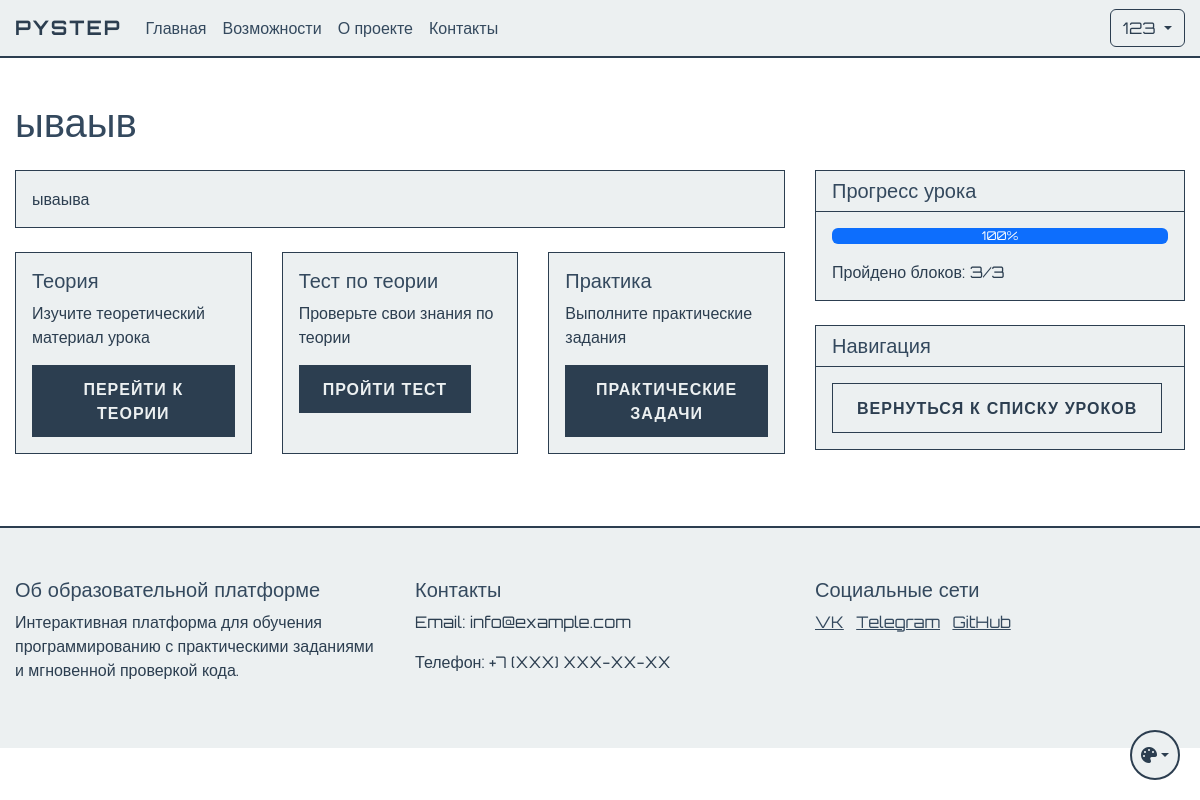
/student/lesson/1 (signed in), run on the app's committed database.
### app.py (models this page shows, shortened)
class User(UserMixin, db.Model):
    id = db.Column(db.Integer, primary_key=True)
    name = db.Column(db.String(100), nullable=False)
    username = db.Column(db.String(80), unique=True, nullable=False)
    email = db.Column(db.String(120), unique=True, nullable=False)
    password_hash = db.Column(db.String(128))
    is_admin = db.Column(db.Boolean, default=False)
    user_type = db.Column(db.String(20), default='student')  # student, teacher, admin
    created_by = db.Column(db.Integer, db.ForeignKey('user.id'), nullable=True)  # ID пользователя, создавшего этого пользователя
    created_at = db.Column(db.DateTime, default=db.func.now())
    last_login = db.Column(db.DateTime)
    is_active = db.Column(db.Boolean, default=True)
    progress = db.relationship('UserProgress', backref='user', lazy=True)
    ratings = db.relationship('UserRating', backref='user', lazy=True)
    created_users = db.relationship('User', backref=db.backref('creator', remote_side=[id]))

class Lesson(db.Model):
    id = db.Column(db.Integer, primary_key=True)
    order_number = db.Column(db.Integer, unique=True, nullable=False)
    title = db.Column(db.String(200), nullable=False)
    description = db.Column(db.Text)
    is_active = db.Column(db.Boolean, default=True)
    created_at = db.Column(db.DateTime, default=db.func.now())
    theory_content = db.Column(db.Text)
    theory_test = db.relationship('TheoryTest', backref='lesson', uselist=False)
    practice_tasks = db.relationship('PracticeTask', backref='lesson', lazy=True)
    required_lesson_id = db.Column(db.Integer, db.ForeignKey('lesson.id'), nullable=True)
    required_lesson = db.relationship('Lesson', remote_side=[id], backref='next_lessons')

### app.py (the view, shortened to what this page needs)
@app.route('/student/lesson/<int:lesson_id>')
@login_required
def view_student_lesson(lesson_id):
    lesson = Lesson.query.get_or_404(lesson_id)
    if not lesson.is_active:
        flash('Этот урок не доступен')
        return redirect(url_for('student_dashboard'))
    if lesson.order_number == 1:
        pass
    progress = UserProgress.query.filter_by(
        user_id=current_user.id,
        lesson_id=lesson_id
    ).first()
    test = TheoryTest.query.filter_by(lesson_id=lesson_id, is_active=True).first()
    test_result = None
    if test:
        test_results = TestResult.query.filter_by(
            user_id=current_user.id,
            test_id=test.id
        ).order_by(TestResult.created_at.desc()).all()
        test_result = next((result for result in test_results if result.is_passed), None)
    practice_available = test_result is not None
    total_blocks = 3  # теория, тест, практика
    completed_blocks = 0
    if progress.theory_completed:
        completed_blocks += 1
    if progress.test_completed:
        completed_blocks += 1
    if practice_available:
        mandatory_tasks = PracticeTask.query.filter_by(lesson_id=lesson_id, is_required=True).all()
        total_mandatory = len(mandatory_tasks)
        if total_mandatory > 0:
            solved_tasks = Solution.query.join(PracticeTask).filter(
                Solution.user_id == current_user.id,
                Solution.is_correct == True,
                PracticeTask.lesson_id == lesson_id,
                PracticeTask.is_required == True
            ).with_entities(Solution.task_id).all()
            solved_task_ids = [task_id for (task_id,) in solved_tasks]
            solved_mandatory = sum(1 for task in mandatory_tasks if task.id in solved_task_ids)
            if solved_mandatory == total_mandatory:
                progress.practice_completed = True
                completed_blocks += 1
            else:
                progress.practice_completed = False
        else:
            progress.practice_completed = True
            completed_blocks += 1
    if completed_blocks == total_blocks:
        progress.is_completed = True
        progress.completed_at = datetime.now()
    else:
        progress.is_completed = False
        progress.completed_at = None
    db.session.commit()
    progress_percentage = int((completed_blocks / total_blocks * 100))
    return render_template('student/lesson.html',
                         lesson=lesson,
                         progress=progress,
                         progress_percentage=progress_percentage,
                         completed_blocks=completed_blocks,
                         total_blocks=total_blocks,
                         practice_available=practice_available)

### app.py (called while the page is built)
@login_manager.user_loader
def load_user(user_id):
    return db.session.get(User, int(user_id))

### templates/student/lesson.html (shortened to what this page needs)
{% extends "base.html" %}
{% block content %}
<div class="container mt-4">
    <h1 class="mb-4">{{ lesson.title }}</h1>
    <div class="row">
        <div class="col-md-8">
            <div class="card mb-4">
                <div class="card-body">
                    <p class="card-text">{{ lesson.description }}</p>
                </div>
            </div>
            <div class="row">
                <div class="col-md-4 mb-4">
                    <div class="card h-100">
                        <div class="card-body">
                            <h5 class="card-title">Теория</h5>
                            <p class="card-text">Изучите теоретический материал урока</p>
                            <a href="{{ url_for('view_lesson_theory', lesson_id=lesson.id) }}" class="btn btn-primary">
                                Перейти к теории
                            </a>
                        </div>
                    </div>
                </div>
                <div class="col-md-4 mb-4">
                    <div class="card h-100">
                        <div class="card-body">
                            <h5 class="card-title">Тест по теории</h5>
                            <p class="card-text">Проверьте свои знания по теории</p>
                            {% if lesson.theory_test %}
                                {% if progress and progress.theory_completed %}
                                    <a href="{{ url_for('take_test', lesson_id=lesson.id) }}" class="btn btn-primary">
                                        Пройти тест
                                    </a>
                                {% else %}
                                    <button class="btn btn-secondary" disabled>
                                        Сначала пройдите теорию
                                    </button>
                                {% endif %}
                            {% else %}
                                <button class="btn btn-secondary" disabled>
                                    Тест не доступен
                                </button>
                            {% endif %}
                        </div>
                    </div>
                </div>
                <div class="col-md-4 mb-4">
                    <div class="card h-100">
                        <div class="card-body">
                            <h5 class="card-title">Практика</h5>
                            <p class="card-text">Выполните практические задания</p>
                            {% if practice_available %}
                                <a href="{{ url_for('view_practice_tasks', lesson_id=lesson.id) }}" class="btn btn-primary">Практические задачи</a>
                            {% else %}
                                <button class="btn btn-secondary" disabled>
                                    Сначала пройдите тест
                                </button>
                            {% endif %}
                        </div>
                    </div>
                </div>
            </div>
        </div>
        <div class="col-md-4">
            <div class="card">
                <div class="card-header">
                    <h5 class="mb-0">Прогресс урока</h5>
                </div>
                <div class="card-body">
                    <div class="progress mb-3">
                        <div class="progress-bar" role="progressbar" style="width: {{ progress_percentage }}%">
                            {{ progress_percentage }}%
                        </div>
                    </div>
                    <p class="mb-0">Пройдено блоков: {{ completed_blocks }}/{{ total_blocks }}</p>
                </div>
            </div>
            <div class="card mt-4">
                <div class="card-header">
                    <h5 class="mb-0">Навигация</h5>
                </div>
                <div class="card-body">
                    <a href="{{ url_for('student_dashboard') }}" class="btn btn-secondary">
                        Вернуться к списку уроков
                    </a>
                </div>
            </div>
        </div>
    </div>
</div>
{% endblock %}

### templates/base.html (shortened to what this page needs)
<!DOCTYPE html>
<html lang="ru">
<head>
    <link href="https://cdn.jsdelivr.net/npm/bootstrap@5.3.0/dist/css/bootstrap.min.css" rel="stylesheet">
    <link href="{{ url_for('static', filename='css/themes.css') }}" rel="stylesheet">
    <link href="{{ url_for('static', filename='css/base.css') }}" rel="stylesheet">
    <link href="{{ url_for('static', filename='css/components.css') }}" rel="stylesheet">
    <link href="{{ url_for('static', filename='css/forms.css') }}" rel="stylesheet">
    <link href="{{ url_for('static', filename='css/tables.css') }}" rel="stylesheet">
    <link href="{{ url_for('static', filename='css/layout.css') }}" rel="stylesheet">
</head>
<body>
    <nav class="navbar navbar-expand-lg navbar-dark">
        <div class="container">
            <a class="navbar-brand" href="{{ url_for('index') }}">PyStep</a>
            <div class="collapse navbar-collapse" id="navbarNav">
                <ul class="navbar-nav me-auto">
                    <li class="nav-item">
                        <a class="nav-link" href="{{ url_for('index') }}">Главная</a>
                    </li>
                    <li class="nav-item">
                        <a class="nav-link" href="/#features">Возможности</a>
                    </li>
                    <li class="nav-item">
                        <a class="nav-link" href="/#about">О проекте</a>
                    </li>
                    <li class="nav-item">
                        <a class="nav-link" href="/#contact">Контакты</a>
                    </li>
                </ul>
                <div class="d-flex">
                    {% if current_user.is_authenticated %}
                        <div class="dropdown">
                            <button class="btn btn-outline-light dropdown-toggle" type="button" id="userMenu" data-bs-toggle="dropdown">
                                {{ current_user.username }}
                            </button>
                        </div>
                    {% else %}
                        <a href="{{ url_for('login') }}" class="btn btn-outline-light me-2">Войти</a>
                    {% endif %}
                </div>
            </div>
        </div>
    </nav>
    {% block content %}{% endblock %}
    <footer class="footer mt-5">
        <div class="container">
            <div class="row">
                <div class="col-md-4">
                    <h5>Об образовательной платформе</h5>
                    <p>Интерактивная платформа для обучения программированию с практическими заданиями и мгновенной проверкой кода.</p>
                </div>
                <div class="col-md-4">
                    <h5>Контакты</h5>
                    <p>Email: info@example.com</p>
                    <p>Телефон: +7 (XXX) XXX-XX-XX</p>
                </div>
                <div class="col-md-4">
                    <h5>Социальные сети</h5>
                    <a href="#" class="text-white me-2">VK</a>
                    <a href="#" class="text-white me-2">Telegram</a>
                    <a href="#" class="text-white">GitHub</a>
                </div>
            </div>
        </div>
    </footer>
    <div class="theme-switch">
        <button class="btn dropdown-toggle" type="button" id="themeDropdown" data-bs-toggle="dropdown" aria-expanded="false">
            <i class="fa-solid fa-palette"></i>
        </button>
    </div>
    <link rel="stylesheet" href="https://cdnjs.cloudflare.com/ajax/libs/font-awesome/6.5.1/css/all.min.css">
</body>
</html>

### static/css/themes.css (style rules this page uses)
:root[data-theme="classic"] { --cyber-primary: #2c3e50; --cyber-secondary: #34495e; --cyber-dark: #ecf0f1; --cyber-bg: #ffffff; --cyber-text: #2c3e50; --cyber-text-light: #34495e; --cyber-text-muted: #7f8c8d; --cyber-card-bg: #ecf0f1; --cyber-text-dark: #2c3e50; --cyber-info: #3498db; }

### static/css/base.css (style rules this page uses)
body { font-family: 'Orbitron', sans-serif; background-color: var(--cyber-bg); color: var(--cyber-text); min-height: 100vh; display: flex; flex-direction: column; opacity: 0; transition: opacity 0.3s ease; }
body.theme-loaded { opacity: 1; }
h1, h2, h3, h4, h5, h6 { color: var(--cyber-text-light); }
p { color: var(--cyber-text); }
.text-white { color: var(--cyber-text-light) !important; }
.navbar { background-color: var(--cyber-dark) !important; border-bottom: 2px solid var(--cyber-primary); }
.navbar-brand { color: var(--cyber-primary) !important; font-weight: 700; text-transform: uppercase; letter-spacing: 2px; }
.nav-link { color: var(--cyber-text-light) !important; transition: all 0.3s ease; }
.footer { background-color: var(--cyber-dark); border-top: 2px solid var(--cyber-primary); color: var(--cyber-text-light); padding: 50px 0; margin-top: auto; }

### static/css/components.css (style rules this page uses)
.card { background-color: var(--cyber-card-bg); border: 1px solid var(--cyber-primary); color: var(--cyber-text-light); }
.card-header { background-color: rgba(0, 255, 157, 0.1); border-bottom: 1px solid var(--cyber-primary); color: var(--cyber-text-light); }
.card-body { background-color: var(--cyber-card-bg); color: var(--cyber-text-light); }
.btn-outline-light { border-color: var(--cyber-primary); color: var(--cyber-primary); transition: all 0.3s ease; }

### static/css/layout.css (style rules this page uses)
.container { max-width: 1200px; margin: 0 auto; padding: 0 15px; }
.row { margin: 0 -15px; }
.col, [class*="col-"] { padding: 0 15px; }
.mt-4 { margin-top: 1.5rem; }
.mt-5 { margin-top: 3rem; }
.mb-3 { margin-bottom: 1rem; }
.mb-4 { margin-bottom: 1.5rem; }
.d-flex { display: flex; }

### data on the page
User: username "123"
Lesson: title "ываыв", description "ываыва"

### other printed values
{{ progress_percentage }} "100"
{{ completed_blocks }} "3"
{{ total_blocks }} "3"
